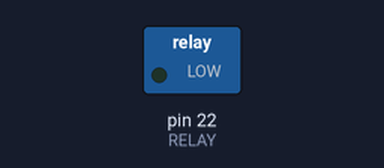
Simulated run of this sketch. Board: Arduino Mega 2560, built with avr-gcc and run on an emulated ATmega2560. Parts: switched loads named in the sketch (green lamp = pin HIGH). Dashed ring = blinking.

Above: at 0.5 s.
Timing chart, 0 to 4.6 s (numbered marks = the images above):
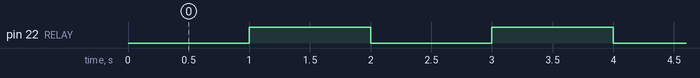

The sketch:

Relay_basic.ino
```cpp
const int RELAY = 22;

void setup() {
  // put your setup code here, to run once:
  pinMode(RELAY, OUTPUT);
}

void loop() {
  // put your main code here, to run repeatedly:
  digitalWrite(RELAY, 0);
  delay(1000);

  digitalWrite(RELAY, 1);
  delay(1000);
}
```

Measured:
- by itself, pin 22 (RELAY): alternates HIGH for 1.0 s and LOW for 1.0 s
